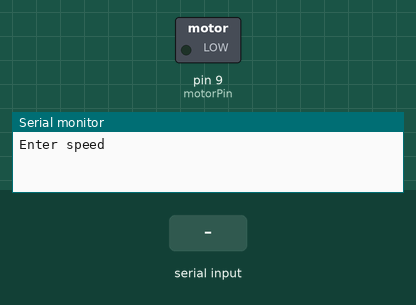
This sketch was run on a simulated Arduino Uno, built with avr-gcc and run on an emulated ATmega328P. Parts: switched loads named in the sketch (green lamp = pin HIGH), the last lines printed to the serial monitor. The test bench sets the inputs (shaded band).

Above: at 1.2 s.
1.3 s: "90,45\n" received over Serial
At 2.2 s:
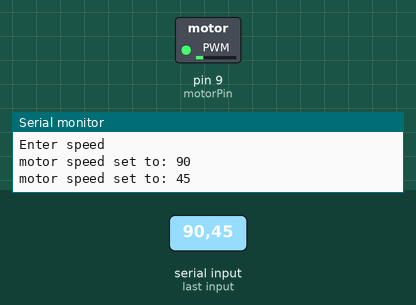
2.8 s: "30,150\n" received over Serial
At 3.4 s:
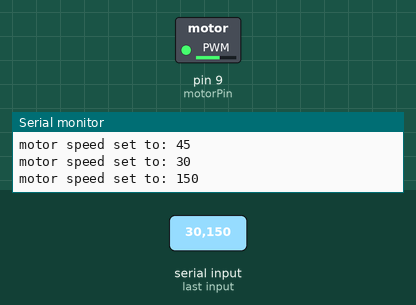
4.3 s: "200\n" received over Serial
At 5.5 s:
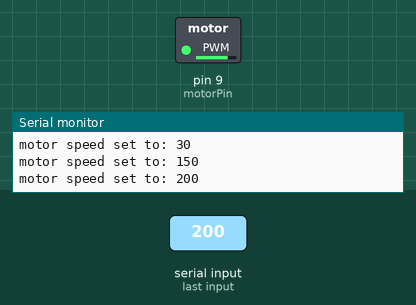
5.8 s: "90\n" received over Serial
At 6.7 s:
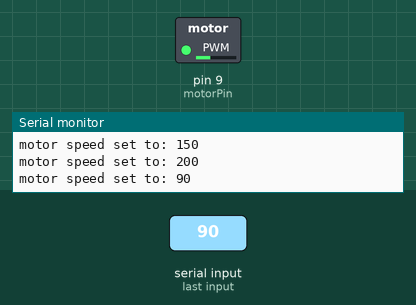
Timing chart, 0 to 8.3 s (numbered marks = the images above; inputs shaded):
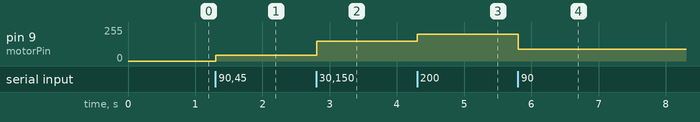

The sketch:

arduino_2_vex_motor.ino
```cpp
const int motorPin = 9;
int motorSpeed = 0;

void setup() {
  Serial.begin(9600);
  pinMode(motorPin, OUTPUT);
  Serial.println("Enter speed");

}

void loop() {
  if (Serial.available() > 0) {
    int inputSpeed = Serial.parseInt();

    if (inputSpeed >= 0 && inputSpeed <= 255) {
      motorSpeed = inputSpeed;
      analogWrite(motorPin, motorSpeed);
      Serial.print("motor speed set to: ");
      Serial.println(motorSpeed);
    } else {
      Serial.println("Invalid speed");
    }

    while (Serial.available() > 0) {
      Serial.read();
    }
  }
}
```

Measured:
- after the input at 1.3 s, pin 9 (motorPin): 0/255 → 45/255 at once
- after the input at 2.8 s, pin 9 (motorPin): 45/255 → 150/255 at once
- after the input at 4.3 s, pin 9 (motorPin): 150/255 → 200/255 at once
- after the input at 5.8 s, pin 9 (motorPin): 200/255 → 90/255 at once
